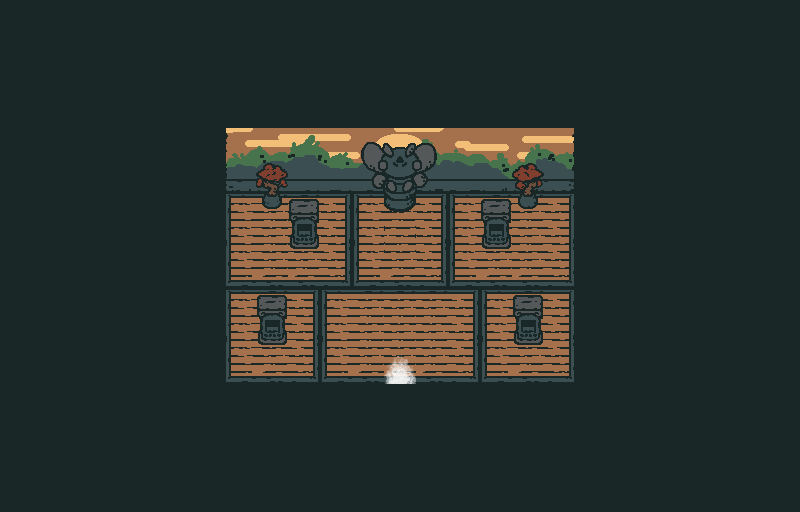

The image is a tile-based game level rendered from a .tmx file. Its description and source (layers, tilesets, objects; grid data summarised) follow:
An orthogonal 25x16 tile map with 32x32 px tiles, 5 tile layers (FLOOR, MIDDLE, ABOVE, LIGHTS, ...), 4 tilesets and 27 objects (4x fire, wood, portal, statue, trapdoor, ...).

<map version="1.2" tiledversion="1.2.3" orientation="orthogonal" renderorder="right-down" width="25" height="16" tilewidth="32" tileheight="32" infinite="0" nextlayerid="10" nextobjectid="313">
 <tileset firstgid="1" source="tilesets/objects.tsx" />
 <tileset firstgid="9" source="tilesets/shop.tsx" />
 <tileset firstgid="265" source="tilesets/shrine_interior.tsx" />
 <tileset firstgid="393" source="tilesets/light.tsx" />
 <layer id="1" name="FLOOR" width="25" height="16">
  <data>[400 cells, 400 non-empty, 34 distinct tile ids]</data>
 </layer>
 <layer id="2" name="MIDDLE" width="25" height="16">
  <data>[400 cells, 9 non-empty, 6 distinct tile ids]</data>
 </layer>
 <layer id="3" name="ABOVE" width="25" height="16">
  <data>[400 cells, 10 non-empty, 7 distinct tile ids]</data>
 </layer>
 <layer id="9" name="LIGHTS" width="25" height="16">
  <data>[400 cells, 1 non-empty, 1 distinct tile ids]</data>
 </layer>
 <layer id="4" name="OVERHEAD" width="25" height="16">
  <data>[400 cells, 312 non-empty, 1 distinct tile ids]</data>
 </layer>
 <objectgroup id="5" name="SLOPES" visible="0" />
 <objectgroup color="#32e3c6" id="6" name="TERRAIN" visible="0">
  <object id="224" name="wood" x="0" y="0" width="800" height="512" />
 </objectgroup>
 <objectgroup color="#50734a" id="7" name="COLLISION" opacity="0.5">
  <object id="277" x="0" y="0" width="224" height="512" />
  <object id="278" x="224" y="384" width="160" height="128" />
  <object id="279" x="416" y="384" width="160" height="128" />
  <object id="280" x="384" y="416" width="32" height="96" />
  <object id="281" x="576" y="0" width="224" height="512" />
  <object id="282" x="224" y="0" width="352" height="192" />
  <object id="295" x="384" y="184" width="32" height="32" />
  <object id="300" x="288" y="224" width="32" height="24" />
  <object id="301" x="256" y="320" width="32" height="24" />
  <object id="302" x="480" y="224" width="32" height="24" />
  <object id="303" x="512" y="320" width="32" height="24" />
  <object id="306" x="261" y="192" width="22" height="16" />
  <object id="307" x="517" y="192" width="22" height="16" />
 </objectgroup>
 <objectgroup id="8" name="ENTITIES" opacity="0.64">
  <object id="283" name="portal" gid="6" x="384" y="416" width="32" height="32">
   <properties>
    <property name="DEST" value="SPRING,17,46" />
    <property name="TYPE" value="PORTAL" />
   </properties>
  </object>
  <object id="284" name="statue" gid="1" x="384" y="208" width="32" height="32">
   <properties>
    <property name="TYPE" value="HELP_STATUE" />
   </properties>
  </object>
  <object id="289" name="trapdoor" gid="6" x="384" y="248" width="32" height="32">
   <properties>
    <property name="DEST" value="UNDERSHRINE,7,3" />
    <property name="TYPE" value="TRAPDOOR" />
   </properties>
  </object>
  <object id="290" name="entered shrine trigger" gid="1" x="360" y="384" width="80" height="32">
   <properties>
    <property name="APPEAR" value="!ENTERED_SHRINE" />
    <property name="DIALOGUE" value="entered_shrine" />
    <property name="TYPE" value="DIALOGUE_TRIGGER" />
   </properties>
  </object>
  <object id="296" name="stand2" gid="1" x="256" y="312" width="32" height="16">
   <properties>
    <property name="ID" value="STAND2" />
    <property name="TYPE" value="STAND" />
   </properties>
  </object>
  <object id="297" name="stand1" gid="1" x="288" y="216" width="32" height="16">
   <properties>
    <property name="ID" value="STAND1" />
    <property name="TYPE" value="STAND" />
   </properties>
  </object>
  <object id="298" name="stand3" gid="1" x="480" y="216" width="32" height="16">
   <properties>
    <property name="ID" value="STAND3" />
    <property name="TYPE" value="STAND" />
   </properties>
  </object>
  <object id="299" name="stand4" gid="1" x="512" y="312" width="32" height="16">
   <properties>
    <property name="ID" value="STAND4" />
    <property name="TYPE" value="STAND" />
   </properties>
  </object>
  <object id="308" name="fire" gid="1" x="192" y="400" width="160" height="160">
   <properties>
    <property name="ID" value="STAND2" />
    <property name="TYPE" value="FIRE" />
   </properties>
  </object>
  <object id="309" name="fire" gid="1" x="224" y="310" width="160" height="160">
   <properties>
    <property name="ID" value="STAND1" />
    <property name="TYPE" value="FIRE" />
   </properties>
  </object>
  <object id="310" name="fire" gid="1" x="416" y="310" width="160" height="160">
   <properties>
    <property name="ID" value="STAND3" />
    <property name="TYPE" value="FIRE" />
   </properties>
  </object>
  <object id="311" name="fire" gid="1" x="448" y="400" width="160" height="160">
   <properties>
    <property name="ID" value="STAND4" />
    <property name="TYPE" value="FIRE" />
   </properties>
  </object>
  <object id="312" name="shrine hint trigger" gid="1" x="360" y="376" width="80" height="32">
   <properties>
    <property name="APPEAR" value="FOUND_GOAL,!GOT_ALL_TREASURES,!QUEST_HELPER" />
    <property name="DIALOGUE" value="shrine_hint" />
    <property name="TYPE" value="DIALOGUE_TRIGGER" />
   </properties>
  </object>
 </objectgroup>
</map>
